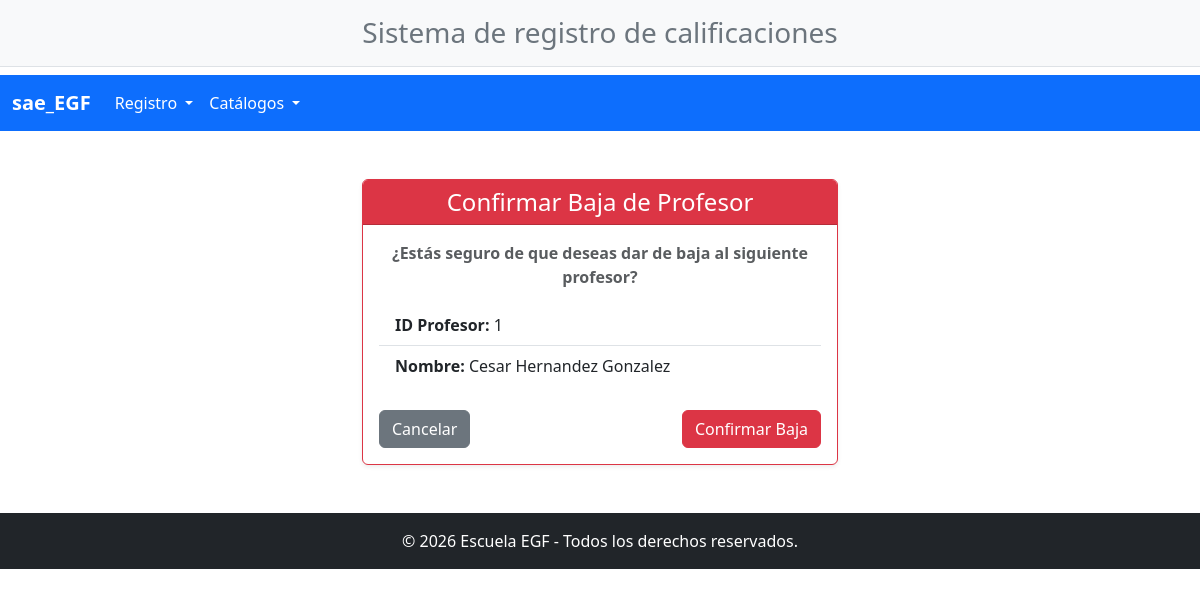
/Baja/Baja_profesores.php?idprofesor=1, run on the app's committed database.
### tables this page shows
CREATE TABLE `profesor` (
  `id_profesor` int(11) NOT NULL,
  `N_control_profesor` varchar(15) NOT NULL,
  `nombre_profesor` varchar(15) NOT NULL,
  `A_paterno_profesor` text NOT NULL,
  `A_materno_profesor` varchar(15) NOT NULL,
  `Domicilio_profesor` varchar(80) NOT NULL,
  `mail_profesor` varchar(50) NOT NULL,
  `telefono_profesor` varchar(35) NOT NULL,
  `estatus_profesor` varchar(4) NOT NULL DEFAULT 'ALTA'
);

### Baja/Baja_profesores.php (the view, shortened to what this page needs)
<?php
include ("../navegacion/header.php");
include ("../navegacion/navegacion.php");
include ("../conexion.php");
$idprofesor = isset($_GET['idprofesor']) ? intval($_GET['idprofesor']) : 0;
$res = mysqli_query($conn, "SELECT * FROM profesor WHERE id_profesor = $idprofesor");
$profesor = mysqli_fetch_assoc($res);
?>
<div class="container my-5" style="max-width: 500px;">
    <div class="card border-danger shadow-sm">
        <div class="card-header bg-danger text-white text-center">
            <h4 class="mb-0">Confirmar Baja de Profesor</h4>
        </div>
        <div class="card-body">
            <?php if ($profesor): ?>
                <p class="text-center text-muted fw-bold">¿Estás seguro de que deseas dar de baja al siguiente profesor?</p>
                <ul class="list-group list-group-flush mb-4">
                    <li class="list-group-item"><strong>ID Profesor:</strong> <?php echo htmlspecialchars($profesor['id_profesor']); ?></li>
                    <li class="list-group-item"><strong>Nombre:</strong> <?php echo htmlspecialchars($profesor['nombre_profesor'] . ' ' . $profesor['A_paterno_profesor'] . ' ' . $profesor['A_materno_profesor']); ?></li>
                </ul>
                <form action="" method="POST" class="d-flex justify-content-between">
                    <a href="../Crude/crudeprofesores.php" class="btn btn-secondary">Cancelar</a>
                    <button type="submit" class="btn btn-danger">Confirmar Baja</button>
                </form>
            <?php endif; ?>
        </div>
    </div>
</div>
<?php
include ("../navegacion/footer.php");
?>

### data on the page
profesor: id_profesor "1", nombre_profesor+A_paterno_profesor+A_materno_profesor "Cesar Hernandez Gonzalez"
